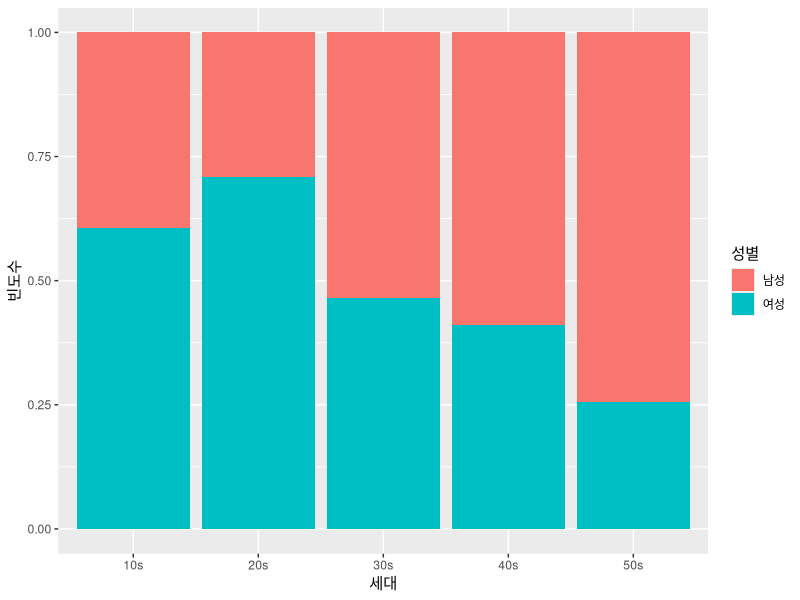
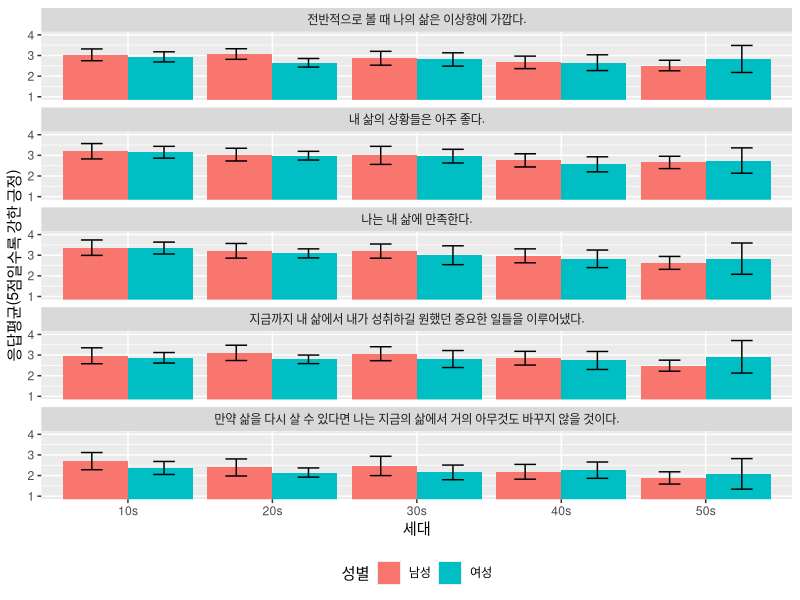
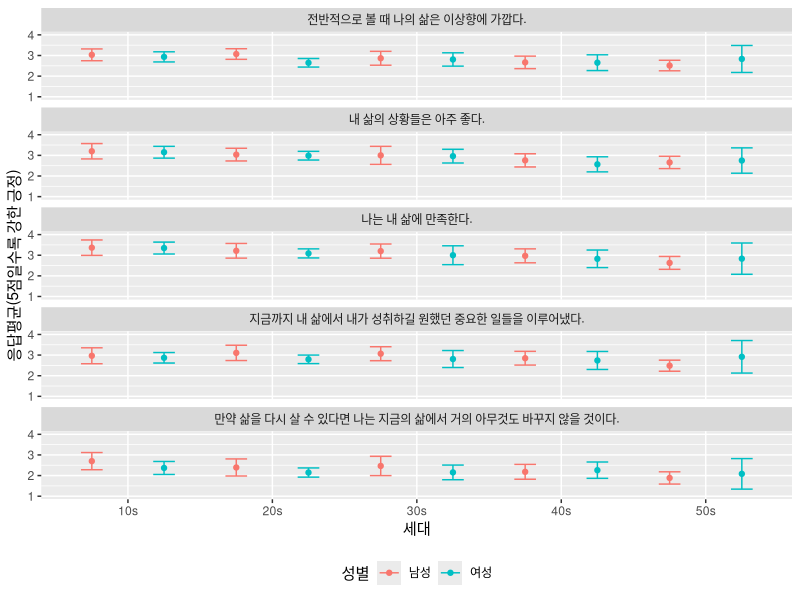

Source code (R) for these figures, in order:
#######################################################################
## 연습문제: 기술통계분석
# 데이터 불러오기 
library('tidyverse')
library('haven')
setwd("D:/TidyData/data")
mydata = read_csv("data_survey_comma.csv")

# 기술통계분석_문제_1: 
mydata = mydata %>% 
  mutate(
    female=ifelse(gender==1,0,1),
    female=labelled(female,c(남성=0,여성=1)),
    generation=as.double(cut(ageyear,c(10,19,29,39,49,59),1:5)),
    generation=labelled(generation,
                        c(`10s`=1,`20s`=2,`30s`=3,`40s`=4,`50s`=5))
  )
mydata %>% count(female,generation)
# 시각화 
mydata %>% count(female,generation) %>%
ggplot()+
  geom_bar(aes(x=as_factor(generation),y=n,fill=as_factor(female)),
           stat="identity",position="fill")+
  labs(x="세대",y="빈도수",fill="성별")

# 기술통계분석_문제_2: 
mylong = mydata %>% 
  select(starts_with("SWL"),female,generation) %>% 
  gather(key=Qs,value=value,-female,-generation) %>% 
  mutate(
    Question=as.double(as.factor(Qs)),
    Question=labelled(Question,c(
      `전반적으로 볼 때 나의 삶은 이상향에 가깝다.`=1,
      `내 삶의 상황들은 아주 좋다.`=2,
      `나는 내 삶에 만족한다.`=3,
      `지금까지 내 삶에서 내가 성취하길 원했던 중요한 일들을 이루어냈다.`=4,
      `만약 삶을 다시 살 수 있다면 나는 지금의 삶에서 거의 아무것도 바꾸지 않을 것이다.`=5
    ))
  )

# 시각화
Confidence_Interval_calculation=function(myvariable,myproportion){
  tmp=summary(lm(myvariable~1))
  my_se=tmp$coef[2] #표준오차: 표준편차를 자유도로 나누어 준 것
  my_df=tmp$df[2]  #자유도
  myP=1-(0.5*(1-myproportion))  #t값 계산을 위한 확률계산 
  my_ci=qt(myP,my_df)*my_se  # ci 계산
  my_ci
}

myfig1 = mylong %>% 
  group_by(female,generation,Question) %>% 
  summarize(mn=mean(value))
myfig2 = mylong %>% 
  group_by(female,generation,Question) %>% 
  summarize(ci=Confidence_Interval_calculation(value,0.95))
myfig=full_join(myfig1,myfig2,by=c("female","generation","Question"))

# 95% CI가 포함된 막대그래프의 경우 
myfig %>% 
ggplot(aes(x=as_factor(generation),y=mn,fill=as_factor(female)))+
  geom_bar(stat='identity',position='dodge')+
  geom_errorbar(aes(ymin=mn-ci,ymax=mn+ci),width=.3,
                position=position_dodge(width=1))+
  coord_cartesian(ylim=c(1,4))+
  labs(x="세대",y="응답평균(5점일수록 강한 긍정)",fill="성별")+
  facet_wrap(~as_factor(Question),ncol=1)+
  theme(legend.position="bottom")

# 95% CI가 포함된 점그래프의 경우 
myfig %>% 
  ggplot(aes(x=as_factor(generation),y=mn,color=as_factor(female)))+
  geom_point(stat='identity',position=position_dodge(width=1))+
  geom_errorbar(aes(ymin=mn-ci,ymax=mn+ci),width=.3,
                position=position_dodge(width=1))+
  coord_cartesian(ylim=c(1,4))+
  labs(x="세대",y="응답평균(5점일수록 강한 긍정)",color="성별")+
  facet_wrap(~as_factor(Question),ncol=1)+
  theme(legend.position="bottom")


